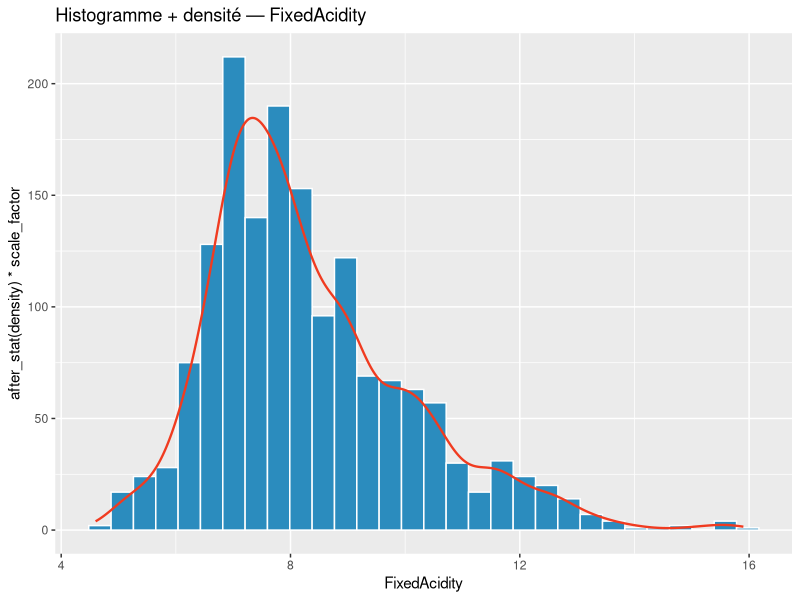
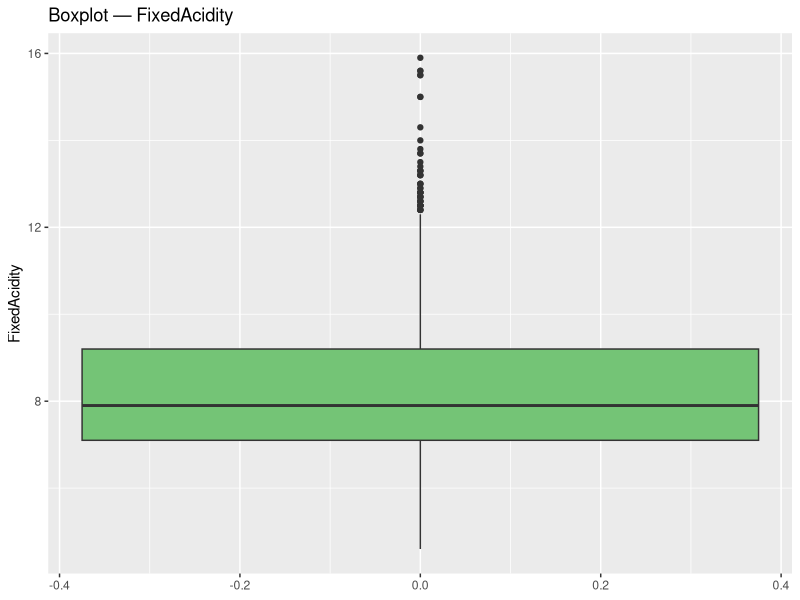
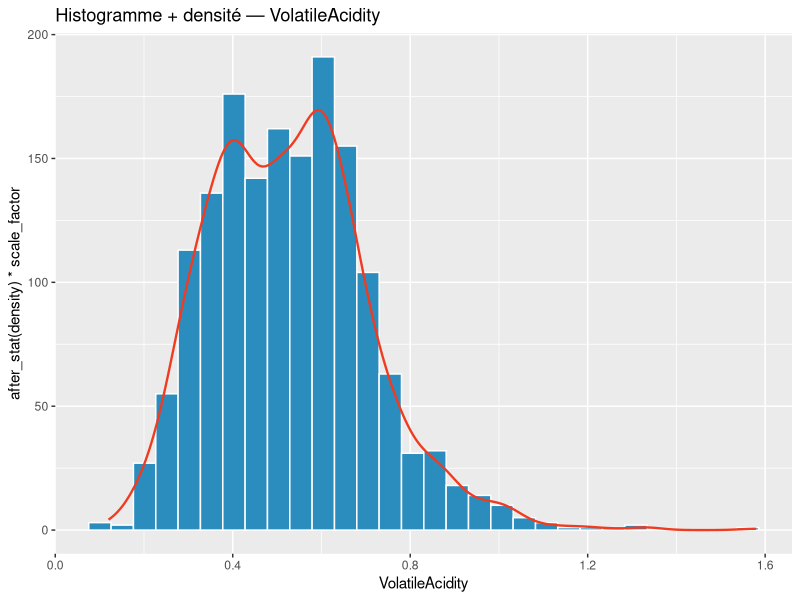
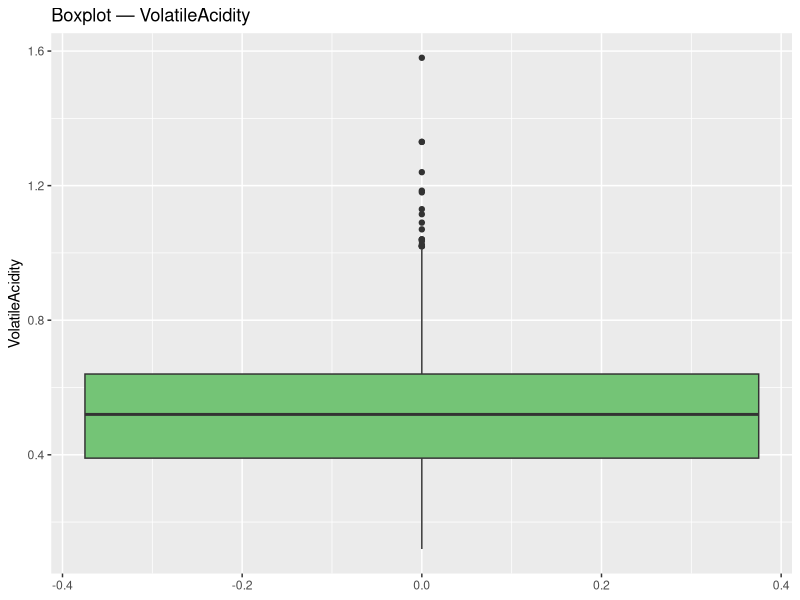
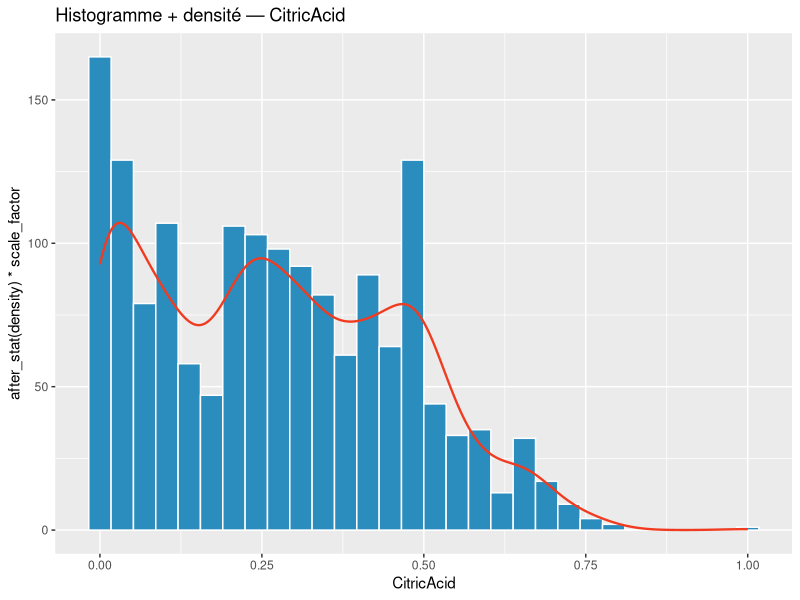
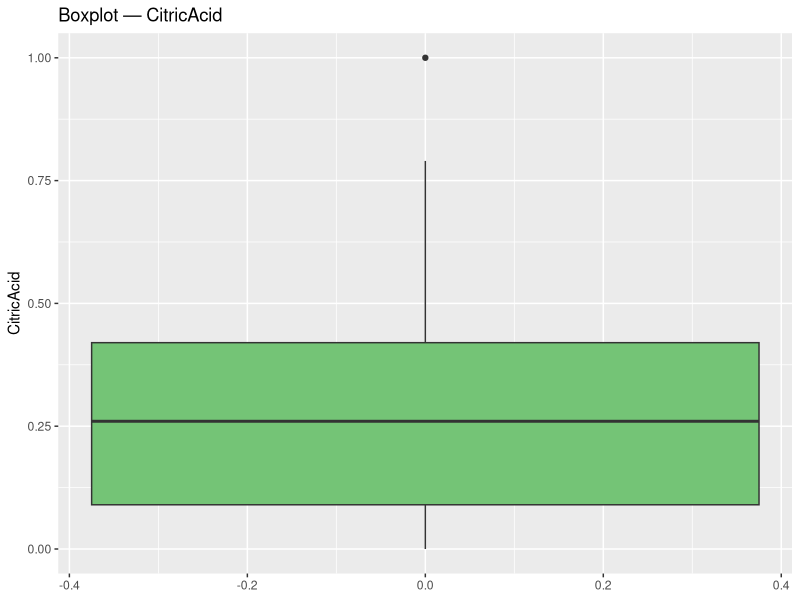
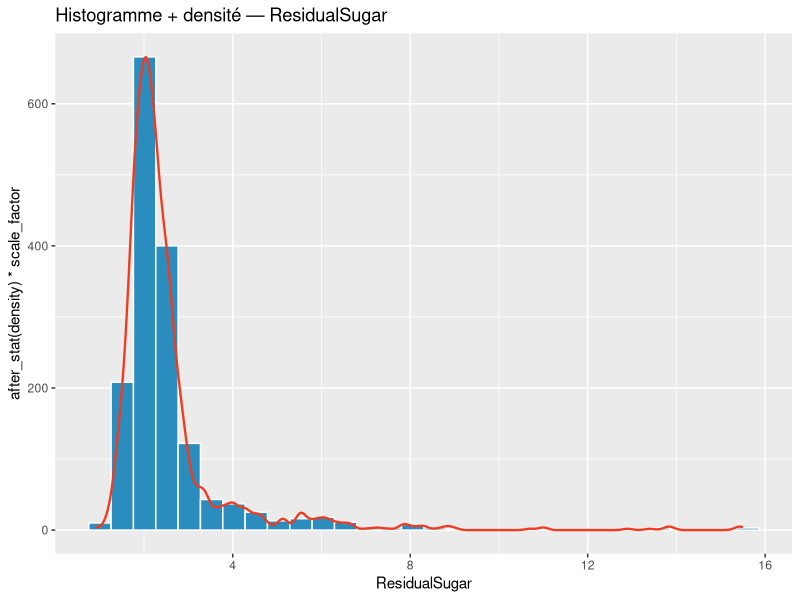
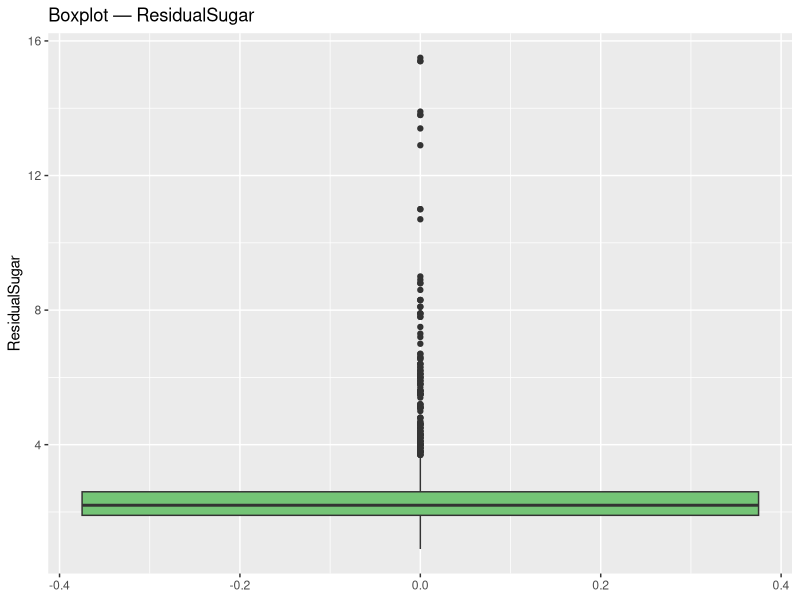

The R source for these figures, in order: (Note: this script raises an error after producing the figures.)
## Analyse univariée et bivariée automatisée
## Dépendances utiles : tidyverse, GGally, corrplot, psych
## Installez si nécessaire (décommenter):
# install.packages(c('tidyverse','GGally','corrplot','psych'))

library(tidyverse)
library(GGally)
library(corrplot)
library(psych)

dir.create("plots", showWarnings = FALSE)

data <- read.csv("data_full.csv", stringsAsFactors = FALSE)

cat("Dimensions du jeu de données:", dim(data)[1], "lignes x", dim(data)[2], "colonnes\n")

# Détection automatique des variables numériques vs catégorielles
is_num <- sapply(data, is.numeric)
# Forcer conversion des colonnes qui sont numériques encodées en texte si possible
maybe_num <- function(x){ if(is.character(x) && all(grepl("^-?\\d+\\.?\\d*$", x[!is.na(x)]))) as.numeric(x) else x }
data <- data %>% mutate(across(where(is.character), maybe_num))
is_num <- sapply(data, is.numeric)

num_vars <- names(data)[is_num]
cat_vars <- names(data)[!is_num]

# Résumés globaux
write.csv(summary(data), file = "summary_overall.csv")
write.csv(describe(data), file = "describe_psych.csv")

## --- Univariée ---
plot_univariate <- function(df){
	for(v in names(df)){
		col <- df[[v]]
		safe_name <- gsub("[^A-Za-z0-9_-]", "_", v)
		if(is.numeric(col)){
			# calculer facteur d'échelle pour superposer densité sur counts
			vcol <- df[[v]]
			binwidth <- diff(range(vcol, na.rm = TRUE))/30
			nobs <- sum(!is.na(vcol))
			scale_factor <- nobs * binwidth

			p1 <- ggplot(df, aes(x = .data[[v]])) +
				geom_histogram(fill = '#2b8cbe', color='white', bins = 30) +
				geom_density(aes(x = .data[[v]], y = after_stat(density) * scale_factor), color='#f03b20', linewidth=0.8, alpha=0.3) +
				labs(title = paste('Histogramme + densité —', v), x = v)
			ggsave(filename = file.path('plots', paste0('univar_hist_', safe_name, '.png')), plot = p1)

			p2 <- ggplot(df, aes(y = .data[[v]])) +
				geom_boxplot(fill = '#74c476') +
				labs(title = paste('Boxplot —', v), y = v)
			ggsave(filename = file.path('plots', paste0('univar_box_', safe_name, '.png')), plot = p2)
		} else {
			# catégorielle
			colf <- as.factor(col)
			p <- ggplot(df, aes(x = colf)) +
				geom_bar(fill = '#6baed6') +
				labs(title = paste('Barplot —', v), x = v) +
				theme(axis.text.x = element_text(angle = 45, hjust = 1))
			ggsave(filename = file.path('plots', paste0('univar_bar_', safe_name, '.png')), plot = p)
			# table pour counts
			tab <- as.data.frame(table(colf, useNA = 'ifany'))
			write.csv(tab, file = file.path('plots', paste0('univar_counts_', safe_name, '.csv')),
								row.names = FALSE)
		}
	}
}

plot_univariate(data)

## --- Bivariée ---
plot_bivariate <- function(df){
	num_vars <- names(df)[sapply(df, is.numeric)]
	cat_vars <- names(df)[!sapply(df, is.numeric)]

	# Numeric vs Numeric: scatter + correlation
	if(length(num_vars) >= 2){
		cor_mat <- cor(df[num_vars], use = 'pairwise.complete.obs')
		write.csv(cor_mat, file = 'correlation_matrix.csv')
		png('plots/corrplot.png', width = 800, height = 800)
		corrplot(cor_mat, method = 'color', tl.cex = 0.8)
		dev.off()

		# ggpairs (peu de variables => faisable)
		nshow <- length(num_vars)
		if(nshow <= 8){
			gp <- ggpairs(df[num_vars])
			ggsave(filename = 'plots/ggpairs_numeric.png', plot = gp, width = 10, height = 10)
		}

		# Scatter plots pairwise (échantillonnage si grand)
		samp <- df %>% select(all_of(num_vars))
		if(nrow(samp) > 2000) samp <- samp %>% sample_n(2000)
		for(i in seq_len(length(num_vars)-1)){
			for(j in (i+1):length(num_vars)){
				x <- num_vars[i]; y <- num_vars[j]
				p <- ggplot(samp, aes(x = .data[[x]], y = .data[[y]])) +
					geom_point(alpha = 0.6) +
					geom_smooth(method = 'lm', se = FALSE, color = '#de2d26') +
					labs(title = paste('Scatter —', x, 'vs', y))
				safe_name <- paste0(gsub('[^A-Za-z0-9_-]', '_', x),'_vs_',gsub('[^A-Za-z0-9_-]', '_', y))
				ggsave(filename = file.path('plots', paste0('bivar_scatter_', safe_name, '.png')), plot = p)
			}
		}
	}

	# Numeric vs Categorical: boxplots
	if(length(num_vars) >= 1 & length(cat_vars) >= 1){
		for(nv in num_vars){
			for(cv in cat_vars){
				safe_name <- paste0(gsub('[^A-Za-z0-9_-]', '_', nv),'_by_',gsub('[^A-Za-z0-9_-]', '_', cv))
				df2 <- df %>% select(all_of(c(nv, cv))) %>% drop_na()
				if(nrow(df2) == 0) next
				# convertir catégorie en factor
				df2[[cv]] <- as.factor(df2[[cv]])
				p <- ggplot(df2, aes(x = .data[[cv]], y = .data[[nv]])) +
					geom_boxplot(fill = '#9ecae1') +
					geom_jitter(width = 0.2, alpha = 0.4) +
					labs(title = paste('Boxplot', nv, 'par', cv), x = cv, y = nv) +
					theme(axis.text.x = element_text(angle = 45, hjust = 1))
				ggsave(filename = file.path('plots', paste0('bivar_box_', safe_name, '.png')), plot = p)
			}
		}
	}

	# Categorical vs Categorical: proportion plot
	if(length(cat_vars) >= 2){
		for(i in seq_len(length(cat_vars)-1)){
			for(j in (i+1):length(cat_vars)){
				a <- cat_vars[i]; b <- cat_vars[j]
				df2 <- df %>% select(all_of(c(a,b))) %>% drop_na()
				if(nrow(df2) == 0) next
				df2[[a]] <- as.factor(df2[[a]]); df2[[b]] <- as.factor(df2[[b]])
				p <- ggplot(df2, aes(x = .data[[a]], fill = .data[[b]])) +
					geom_bar(position = 'fill') +
					labs(y = 'Proportion', title = paste('Proportion de', b, 'par', a)) +
					theme(axis.text.x = element_text(angle = 45, hjust = 1))
				safe_name <- paste0(gsub('[^A-Za-z0-9_-]', '_', a),'_vs_',gsub('[^A-Za-z0-9_-]', '_', b))
				ggsave(filename = file.path('plots', paste0('bivar_cat_', safe_name, '.png')), plot = p)
			}
		}
	}
}

plot_bivariate(data)

cat('Analyses créées dans le dossier `plots/`. Résumés: `summary_overall.csv`, `describe_psych.csv`, `correlation_matrix.csv`\n')
